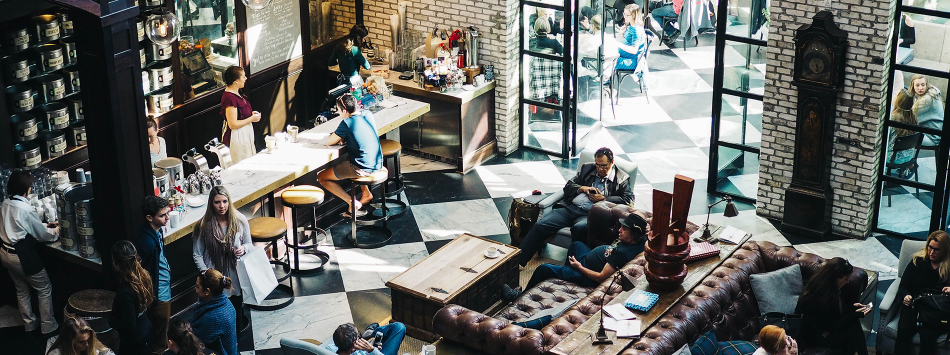
#> input picture templates/cafe-nang/assets/img/about.jpg, 1900 x 710 px (shown at 1/2 size)
$ python -i tao-anh-mau-sinh-nhat.py   (imports and definitions only)
#> lines starting #> are read from the running program, lines starting #| are printed output that depends on the picture
#!/usr/bin/env python3
"""Tạo bộ ảnh + video mẫu cho template sinh-nhat-hoa-anh-dao bằng PIL/ffmpeg.
Ảnh trừu tượng (gradient + cánh hoa + đốm sáng) do máy vẽ — không dùng ảnh của bên thứ ba,
nên không vướng quyền hình ảnh. Người dùng thay bằng ảnh thật trong trình chỉnh sửa.
Chạy: ~/workspace/pwenv/bin/python tools/tao-anh-mau-sinh-nhat.py
"""
import math, os, random, subprocess, sys
from PIL import Image, ImageDraw, ImageFilter

OUT = os.path.join(os.path.dirname(os.path.dirname(os.path.abspath(__file__))),
                   "templates", "sinh-nhat-hoa-anh-dao", "img")
# [2 lines not run here, left out]

PALETTES = [
    ((255, 183, 197), (255, 218, 233)), ((168, 216, 234), (255, 243, 224)),
    ((255, 236, 170), (255, 183, 197)), ((196, 181, 253), (255, 218, 233)),
    ((167, 243, 208), (224, 242, 254)), ((254, 215, 170), (255, 183, 197)),
]

def gradient(w, h, top, bottom):
#> called with w = 960, h = 540, top = (255, 170, 190), bottom = (135, 170, 235)
    img = Image.new("RGB", (w, h))
#> img: PIL image 960x540 RGB; every value is 0
    px = img.load()
    for y in range(h):
        t = y / max(1, h - 1)
        px_row = tuple(int(top[i] + (bottom[i] - top[i]) * t) for i in range(3))
        for x in range(w):
            px[x, y] = px_row
    return img

def decorate(img, n_petals=26, n_dots=40):
    w, h = img.size
    layer = Image.new("RGBA", (w, h), (0, 0, 0, 0))
    d = ImageDraw.Draw(layer)
    for _ in range(n_dots):
        x, y = random.uniform(0, w), random.uniform(0, h)
        r = random.uniform(2, 7)
        d.ellipse([x - r, y - r, x + r, y + r], fill=(255, 255, 255, random.randint(50, 120)))
    for _ in range(n_petals):
        x, y = random.uniform(0, w), random.uniform(0, h)
        s = random.uniform(9, 22)
        ang = random.uniform(0, 360)
        d.ellipse([x - s, y - s * 0.62, x + s, y + s * 0.62], fill=(255, 140, 170, random.randint(90, 160)))
    layer = layer.rotate(0)
    return Image.alpha_composite(img.convert("RGBA"), layer).convert("RGB")

def make(name, w, h, pi):
    top, bottom = PALETTES[pi % len(PALETTES)]
    img = decorate(gradient(w, h, top, bottom))
    img.save(os.path.join(OUT, name), quality=88)
    print(name, img.size)

# [6 lines not run here, left out]

# --- Video đầu trang: trời hoàng hôn + cánh hoa rơi (6 giây, 15fps) ---
W, H, FPS, SEC = 960, 540, 15, 6
base = gradient(W, H, (255, 170, 190), (135, 170, 235))
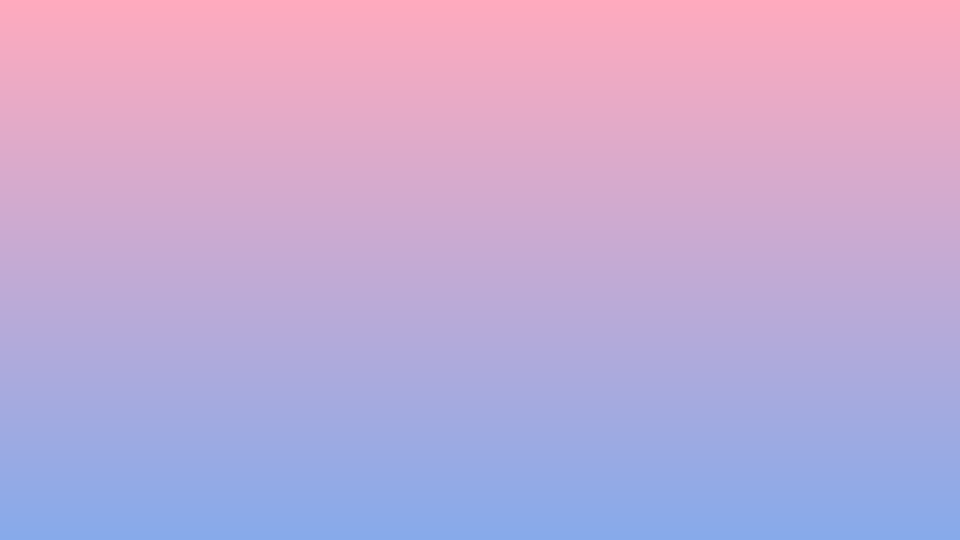
#> base: PIL image 960x540 RGB; mean R, G, B 194.5, 170, 212
petals = [{"x": random.uniform(0, W), "y": random.uniform(-H, 0), "s": random.uniform(7, 15),
           "v": random.uniform(28, 60), "ph": random.uniform(0, 6.28)} for _ in range(46)]
# [11 lines not run here, left out]
cmd = ["ffmpeg", "-y", "-framerate", str(FPS), "-i", os.path.join(frames_dir, "f%03d.png"),
       "-c:v", "libx264", "-pix_fmt", "yuv420p", "-crf", "27", "-movflags", "+faststart",
       os.path.join(OUT, "sa.mp4")]
# [1 line that did not run here, left out]
# [2 lines not run here, left out]

>>> from PIL import Image
>>> picture = Image.open('../templates/cafe-nang/assets/img/about.jpg')
#> picture is the input picture: PIL image 1900x710 RGB; mean R, G, B 99.5, 101.7, 98.4
>>> result = decorate(picture)
#> in decorate, `layer = Image.new("RGBA", (w, h), (0, 0, 0, 0))`: layer: PIL image 1900x710 RGBA; every value is 0
#> the loop in decorate, `for _ in range(n_petals):` made 26 passes
#> (x, y, s, ang) on passes 1 to 12: (1840.3, 358.5, 20.71, 180.9), (1289.3, 571.6, 18.85, 356.6), (1721, 146.3, 15.96, 215.5), (1606.4, 690.3, 16.9, 84.09), (1248.3, 0.171, 11.37, 182.5), (632.1, 350.4, 12.41, 297), (729.9, 272.4, 11.13, 336.8), (545.5, 589.3, 9.72, 12.94), (267.7, 631.9, 16.83, 29.38), (1539.5, 250.5, 9.46, 167.9), (89.36, 334.3, 10.97, 11.69), (1196.9, 74.76, 16.14, 124.8)
#> in decorate, `layer = layer.rotate(0)`:
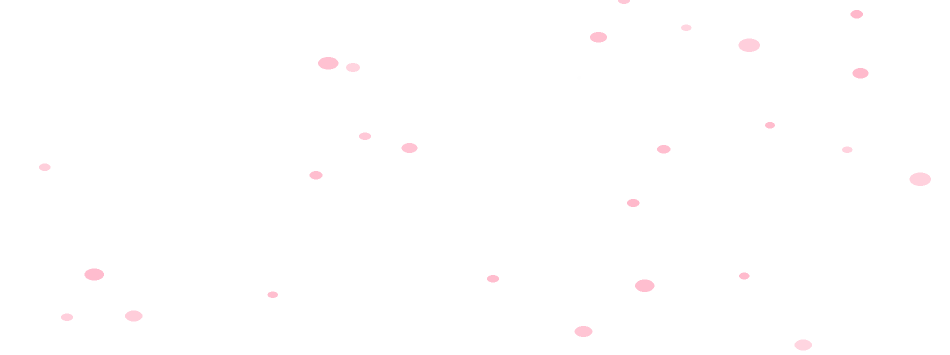
#> layer: PIL image 1900x710 RGBA (shown at 1/2 size); mean R, G, B, A 2.9, 1.9, 2.1, 1.3; transparent parts drawn white

$ run again, on templates/cafe-nang/assets/img/bg.jpg
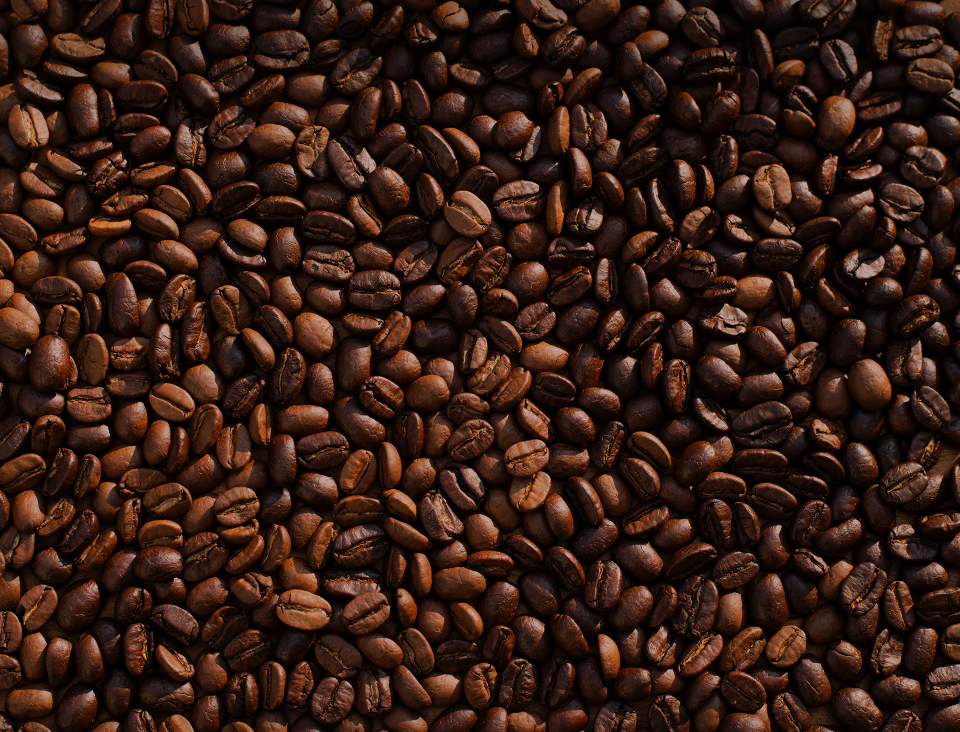
#> input picture templates/cafe-nang/assets/img/bg.jpg, 1920 x 1464 px (shown at 1/2 size)
#> img: PIL image 960x540 RGB; every value is 0
#> picture is the input picture: PIL image 1920x1464 RGB; mean R, G, B 53.7, 29.3, 19.5
#> the loop in decorate, `for _ in range(n_petals):` made 26 passes
#> (x, y, s, ang) on passes 1 to 8: (1859.7, 739.3, 20.71, 180.9), (1302.9, 1178.7, 18.85, 356.6), (1739.1, 301.7, 15.96, 215.5), (1623.3, 1423.4, 16.9, 84.09), (1261.4, 0.352, 11.37, 182.5), (638.8, 722.5, 12.41, 297), (737.6, 561.7, 11.13, 336.8), (551.2, 1215, 9.72, 12.94)
#> in decorate, `layer = layer.rotate(0)`:
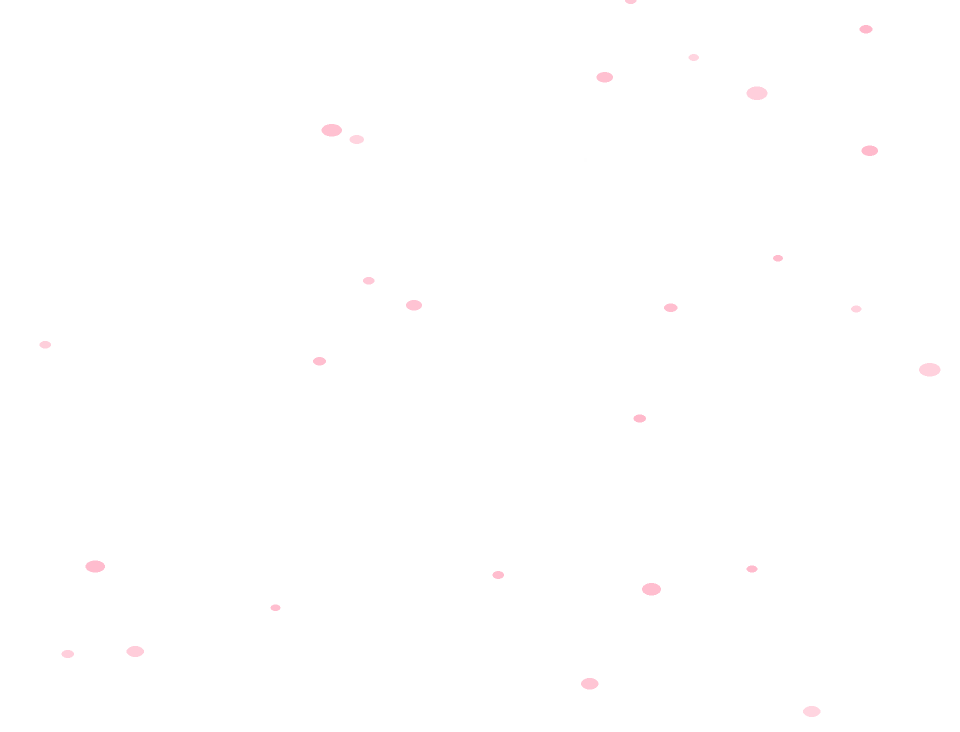
#> layer: PIL image 1920x1464 RGBA (shown at 1/2 size); mean R, G, B, A 1.4, 0.9, 1, 0.6; transparent parts drawn white

$ run again, on templates/cafe-nang/assets/img/products-01.jpg
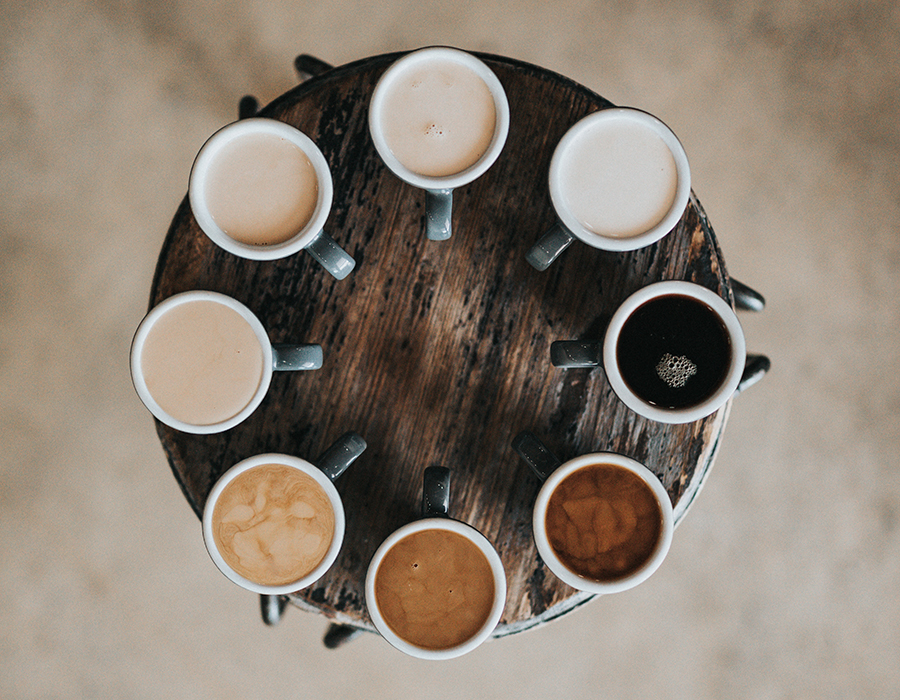
#> input picture templates/cafe-nang/assets/img/products-01.jpg, 900 x 700 px
#> img: PIL image 960x540 RGB; every value is 0
#> picture is the input picture: PIL image 900x700 RGB; mean R, G, B 140.3, 128.5, 115.8
#> the loop in decorate, `for _ in range(n_petals):` made 26 passes
#> (x, y, s, ang) on passes 1 to 8: (871.7, 353.5, 20.71, 180.9), (610.7, 563.6, 18.85, 356.6), (815.2, 144.3, 15.96, 215.5), (760.9, 680.6, 16.9, 84.09), (591.3, 0.168, 11.37, 182.5), (299.4, 345.5, 12.41, 297), (345.7, 268.6, 11.13, 336.8), (258.4, 581, 9.72, 12.94)
#> in decorate, `layer = layer.rotate(0)`:
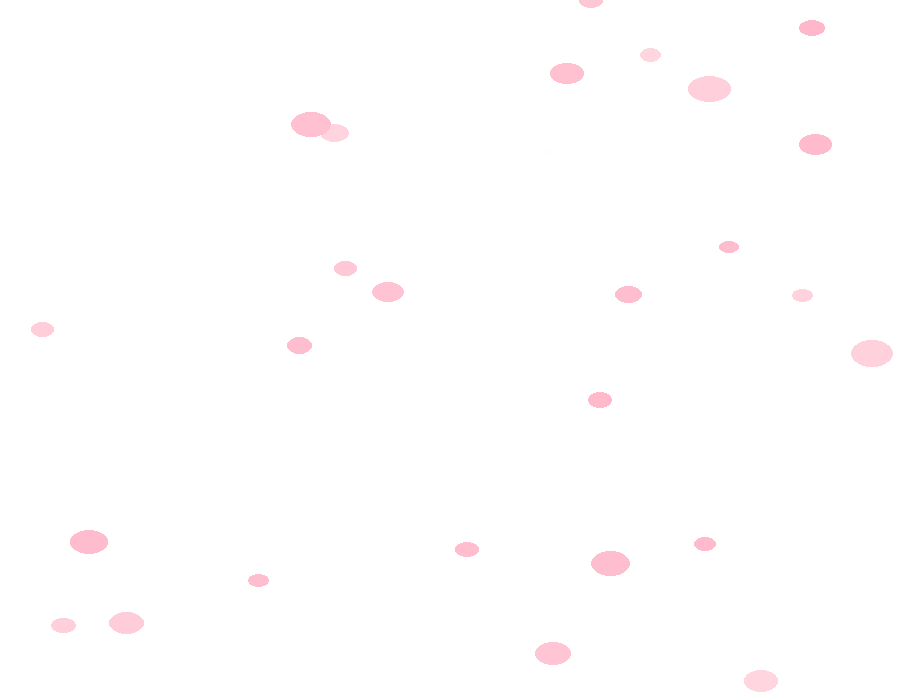
#> layer: PIL image 900x700 RGBA; mean R, G, B, A 6.1, 4, 4.5, 2.8; transparent parts drawn white
#> in decorate, `return Image.alpha_composite(img.convert("RGBA"), layer).convert("RGB")`:
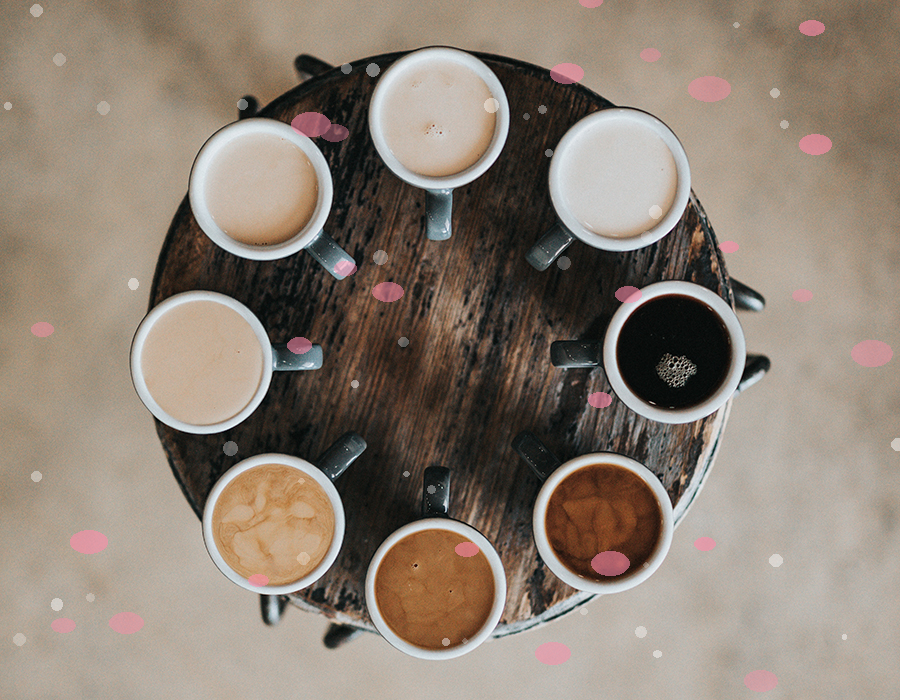
#> returned value: PIL image 900x700 RGB; mean R, G, B 141.6, 128.9, 116.6
